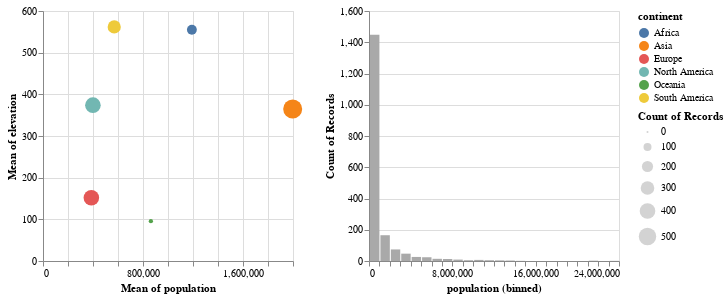

Write notebook code for a chart like this one.
### Markdown cell above
## Linked views

Oftentimes we are working with complex datasets, which require selections to be made in the visualizations themselves. This allows us to specify data ranges according to particular interests as they emerge in the interaction with the visualizations.

The following example places two charts next to each other. Selecting a circle in the scatterplot of continent averages on the left, will trigger the respective histogram of city populations in the chart to the right.

### Code cell
# we again create a selection, which links the interaction based on continents
selection = alt.selection(type="multi", fields=['continent'])

# this sets up a layout of charts with a size of 250x250 pixels each
base = alt.Chart(cities).properties(width=250, height=250)

# this creates a scatterplot of city population & elevation averages by continent
scat = base.mark_circle().encode(
    x='mean(population)',
    y='mean(elevation)',
    size='count()',
    tooltip=['continent', alt.Tooltip('count()', title='big cities')],
    color=alt.condition(selection, 'continent', alt.value('lightgray'))
).add_selection(selection)
# this last step specifies where the selection can be made

# histogram showing the distribution of cities according to population
hist = base.mark_bar(color="darkgray").encode(
    x=alt.X('population', bin=alt.Bin(maxbins=30)),
    y='count()',
).transform_filter(selection)
# this last step applies the continent selection from scatterpot to histogram 

# the two charts are arranged together with the pipe operator
scat | hist

### Figure 1 — Vega-Lite specification as saved in the notebook (floating-point values rounded to 4 significant figures; data arrays with more than 128 entries replaced by an {"elided": "..."} marker saying what was removed)
{"config": {"view": {"continuousWidth": 400, "continuousHeight": 300}}, "hconcat": [{"mark": "circle", "encoding": {"color": {"condition": {"type": "nominal", "field": "continent", "selection": "selector005"}, "value": "lightgray"}, "size": {"type": "quantitative", "aggregate": "count"}, "tooltip": [{"type": "nominal", "field": "continent"}, {"type": "quantitative", "aggregate": "count", "title": "big cities"}], "x": {"type": "quantitative", "aggregate": "mean", "field": "population"}, "y": {"type": "quantitative", "aggregate": "mean", "field": "elevation"}}, "height": 250, "selection": {"selector005": {"type": "multi", "fields": ["continent"]}}, "width": 250}, {"mark": {"type": "bar", "color": "darkgray"}, "encoding": {"x": {"type": "quantitative", "bin": {"maxbins": 30}, "field": "population"}, "y": {"type": "quantitative", "aggregate": "count"}}, "height": 250, "transform": [{"filter": {"selection": "selector005"}}], "width": 250}], "data": {"name": "data-1ec273cb64836579c32d2ad18c5cc809"}, "$schema": "https://vega.github.io/schema/vega-lite/v4.8.1.json", "datasets": {"data-1ec273cb64836579c32d2ad18c5cc809": {"elided": "1848 records"}}}
